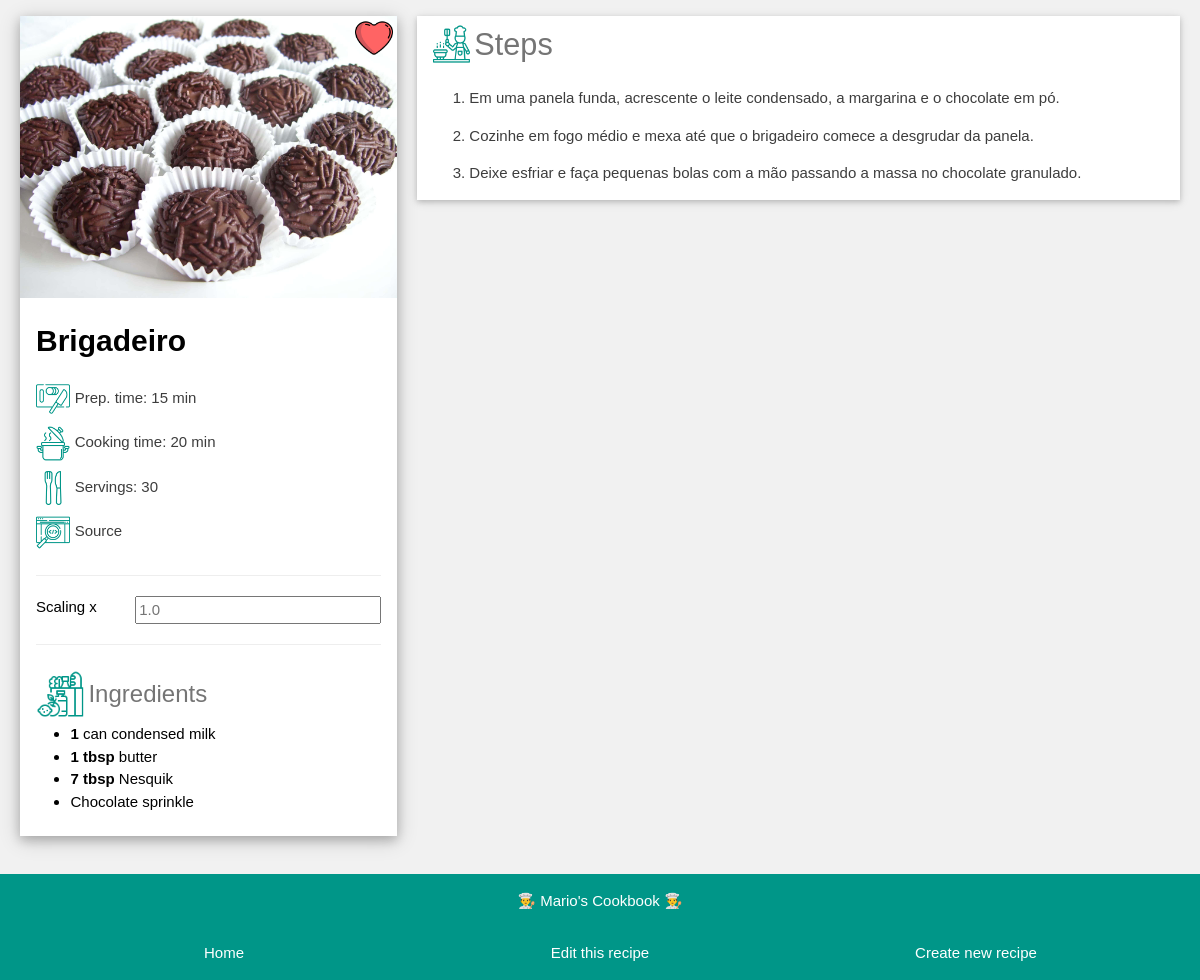
The page /recipe/Brigadeiro&scaling=1 on the database as committed earlier.
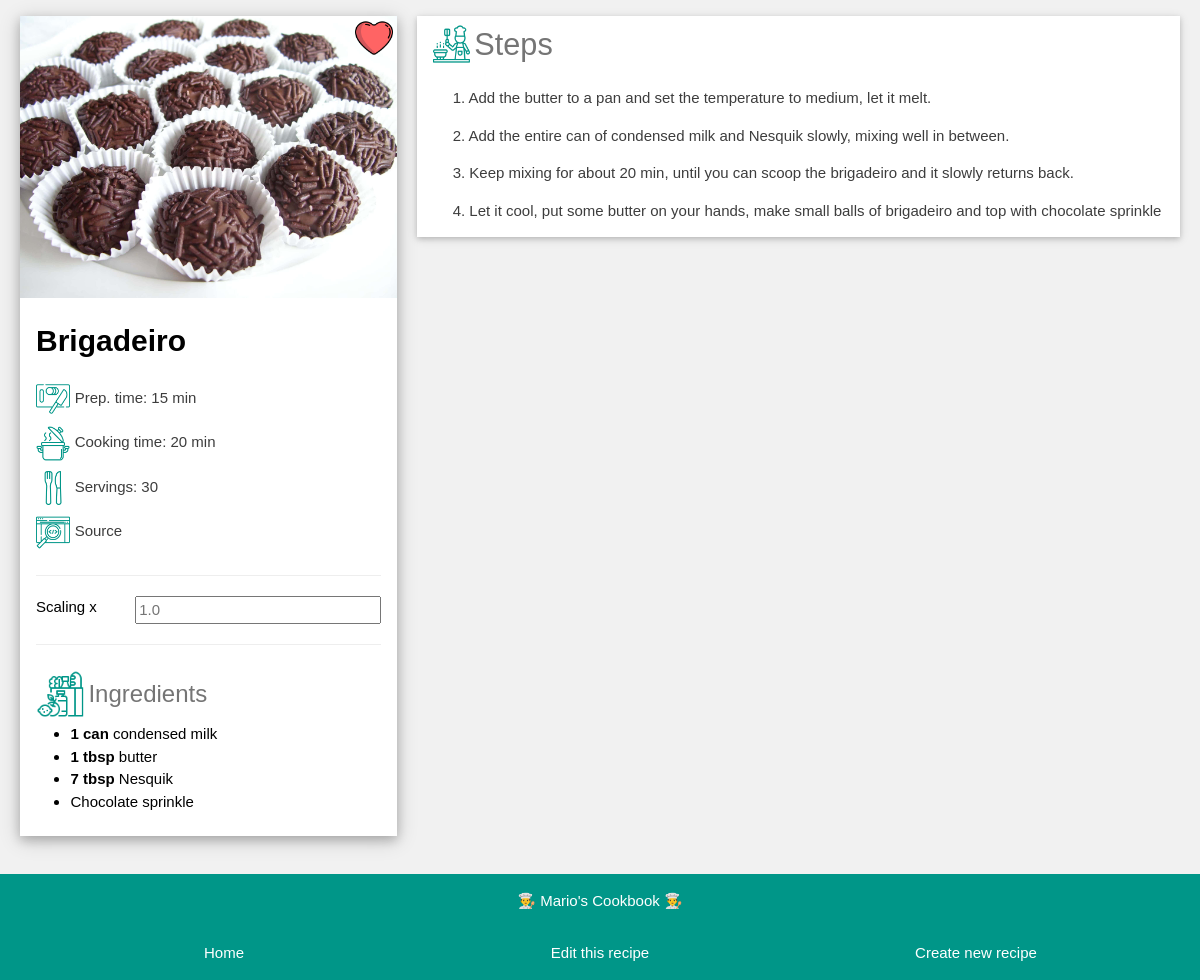
The same page on the database as committed later.
### app_config.py (models this page shows, shortened)
class Recipe(db.Model):
    name = db.Column(db.String, nullable=False, unique=True, primary_key=True)
    prepTime = db.Column(db.String, nullable=False)
    cookingTime = db.Column(db.String, nullable=False)
    servings = db.Column(db.Integer, nullable=False)
    videoURL = db.Column(db.String, nullable=False)
    sourceURL = db.Column(db.String, nullable=False)
    steps = db.Column(db.Text, nullable=False)
    photo = db.Column(db.String, nullable=False)
    favorite = db.Column(db.Boolean, default=False)
    category = db.Column(db.String, nullable=False)
    tags = db.Column(db.String, nullable=False)
    ingredients = db.relationship('Ingredient', backref='recipe', lazy=True)

class Ingredient(db.Model):
    id = db.Column(db.Integer, primary_key=True)
    name = db.Column(db.String, nullable=False)
    amount = db.Column(db.Float, default=0)
    unit = db.Column(db.String, default='')
    recipe_name = db.Column(db.String, db.ForeignKey('recipe.name'), nullable=False)

### app_recipe.py (the view)
@app.route('/recipe/<name>', methods=['POST', 'GET'])
@app.route('/recipe/<name>&scaling=<scaling>', methods=['POST', 'GET'])
def recipe(name, scaling=1):
    if request.method == 'POST':
        scaling = request.form['scaling']
        print('####', scaling)
    recipe = Recipe.query.get(name)
    try:
        servings = recipe.servings * float(scaling)
        if servings == int(servings):
            servings = int(servings)
    except:
        servings = ''
    amounts = []
    for ingredient in recipe.ingredients:
        amount = ingredient.amount * float(scaling)
        if amount == int(amount):
            amount = int(amount)
        amounts.append(amount)
    n_amounts = range(len(amounts))
    steps = recipe.steps.split('\n')
    return render_template('recipe.html', recipe=recipe, servings=servings, amounts=amounts,
                           n_amounts=n_amounts, steps=steps, scaling=float(scaling), name=name)

### templates/recipe.html (shortened to what this page needs)
<!DOCTYPE html>
<html>
<head>
<link rel="stylesheet" href="../static/css/recipe.css">
<link rel='stylesheet' href='../static/css/fonts.css'>
</head>
<body class="background-color">
<div class="page-container">
  <div class="grid">
    <div class="left-column">
      <div class="left-container">
        <div class="photo-container">
          <img src="../{{ recipe.photo }}" class="img-picture" alt="Photo">
          {% if recipe.favorite %}
          <img src="../static/img/favorite.png" class="img-favorite" alt="Favorite">
          {% endif %}
        </div>
        <div class="details-container">
          <h2 class="name-text">{{ recipe.name }}</h2>
          <div class="image-text">
            <img src="../static/img/prepTime.png" class="img-details">
            <span>Prep. time: {{ recipe.prepTime }}</span>
          </div>
          <div class="image-text">
            <img src="../static/img/cookingTime.png" class="img-details">
            <span>Cooking time: {{ recipe.cookingTime }}</span>
          </div>
          <div class="image-text">
            <img src="../static/img/servings.png" class="img-details">
            <span>Servings: {{ servings }}</span>
          </div>
          {% if recipe.sourceURL != '' %}
          <div class="image-text">
            <a href={{ recipe.sourceURL }} target="_blank"><img src="../static/img/sourceURL.png" class="img-details"> Source</a>
          </div>
          {% endif %}
          <hr>
          <div class="form">
            <form action="/recipe/{{recipe.name}}&scaling={{scaling}}" method="POST">
              <label for="fname">Scaling x</label>
              <input type="number" step="0.001" id="scaling" name="scaling" placeholder="{{ scaling }}" style="width: 100%;">
            </form>
          </div>
          <hr>
          <div class="image-text">
            <img src="../static/img/ingredients.png" class="img-ingredients">
            <span class="ingredients-text">Ingredients</span>
          </div>
          <ul>
            {% for i in n_amounts %}
              {% if amounts[i] != 0 and recipe.ingredients[i].unit != ''%}
                <li><strong>{{ amounts[i] }} {{ recipe.ingredients[i].unit }} </strong> {{ recipe.ingredients[i].name }}</li>
              {% elif amounts[i] != 0 and recipe.ingredients[i].unit == ''%}
                <li><strong>{{ amounts[i] }} </strong> {{ recipe.ingredients[i].name }}</li>
              {% else %}
              <li>{{ recipe.ingredients[i].name }}</li>
              {% endif %}
            {% endfor %}
          </ul>
          <br>
        </div>
      </div><br>
    </div>
    <div class="right-column">
      <div class="steps-container">
        <div class="image-text">
          <img src="../static/img/steps.png" class="img-steps">
          <span class="steps-title">Steps</span>
        </div>
        <div class="inside-container">
          {% for step in steps %}
            <p>{{ step }}</p>
          {% endfor %}
        </div>
      </div>
    </div>
  </div>
</div>
<footer class="footer">
  <p class='footer-item'>👨‍🍳 Mario's Cookbook 👨‍🍳</p>
  <div class='footer-grid'>
    <div class='footer-item'><a href= "/"> Home</a></div>
    <div class='footer-item'><a href= '/edit/{{recipe.name}}'> Edit this recipe</a></div>
    <div class='footer-item'><a href= "/new/"> Create new recipe</a></div>
  </div>
</footer>
</body>
</html>

### static/css/recipe.css (style rules this page uses)
body { --themeColor: #009688; --grey:#757575; }
.background-color { color:#000!important;background-color:#f1f1f1!important }
.page-container { margin-left:auto;margin-right:auto;margin-top:16px!important;max-width:1400px; }
.grid { display: grid; grid-template-columns: 33.333% 66.666%; padding-left:20px; padding-right:20px; }
.left-column { width:100%;padding-right:10px; }
.right-column { width:100%;padding-left:10px; }
.left-container { background-color:#fff!important; box-shadow:0 4px 10px 0 rgba(0,0,0,0.2),0 4px 20px 0 rgba(0,0,0,0.19); }
.photo-container { position:relative; }
.name-text { color:black; font-weight: bold; }
.ingredients-text { color:var(--grey); font-size: 18pt; vertical-align: middle }
.details-container { padding:0.01em 16px; }
.image-text { color:#3d3d3d; padding: 5px 0px; }
.steps-container { position: sticky; top: 16px; padding:0.01em 16px; box-shadow:0 2px 5px 0 rgba(0,0,0,0.16),0 2px 10px 0 rgba(0,0,0,0.12); color:#000!important;background-color:#fff!important; margin-bottom:16px!important }
.steps-title { color:var(--grey)!important; font-size: 23pt; vertical-align: middle; }
.inside-container { padding-left: 20px }
.footer { padding:0.01em 16px; color:#fff!important;background-color:var(--themeColor)!important; text-align:center; display:inline-block;width:100%; margin-top:16px!important }
.footer-grid { display: grid; grid-template-columns: 33.333% 33.333% 33.333%; padding:1em 20px; }
.footer-item { color:#fff }
.img-picture { width:100% }
.img-details { width:10%; vertical-align: middle; }
.img-ingredients { width:14%; vertical-align: middle; }
.img-steps { width:2.5em; vertical-align: middle; }
.img-favorite { position:absolute; top: 1%; right: 1%; width:10% }
p { color:#3d3d3d; }
html,body,h1,h2,h3,h4,h5,h6 { font-family: "Roboto", sans-serif }
h2 { font-size:30px; margin: 10pt 0pt; }
a { color: inherit; background-color:transparent; text-decoration: none; }
strong { color:black }
ul { padding-left: 10%; margin: 0px 0px; }
hr { border:0;border-top:1px solid #eee;margin:20px 0 }
hr { box-sizing:content-box;height:0;overflow:visible }
form { display: grid; grid-template-columns: auto auto; }
input { font:inherit;margin:0 }
html { box-sizing:border-box }
*,*:before,*:after { box-sizing:inherit }
html { -ms-text-size-adjust:100%;-webkit-text-size-adjust:100% }
body { margin:0 }
html,body { font-family:Verdana,sans-serif;font-size:15px;line-height:1.5 }
html { overflow-x:hidden }

Rows that differ between the two databases and show on the page:
removed Ingredient: name "can condensed milk"
added Ingredient: unit "can", name "condensed milk"
Other text that changed with them:
new list line: "1"
new list line: "1. Add the butter to a pan and set the temperature to medium, let it melt."
new list line: "2. Add the entire can of condensed milk and Nesquik slowly, mixing well in between."
new list line: "3. Keep mixing for about 20 min, until you can scoop the brigadeiro and it slowly returns back."
new list line: "4. Let it cool, put some butter on your hands, make small balls of brigadeiro and top with chocolate sprinkle"
list line gone: "1"
list line gone: "1. Em uma panela funda, acrescente o leite condensado, a margarina e o chocolate em pó."
list line gone: "2. Cozinhe em fogo médio e mexa até que o brigadeiro comece a desgrudar da panela."
list line gone: "3. Deixe esfriar e faça pequenas bolas com a mão passando a massa no chocolate granulado."
